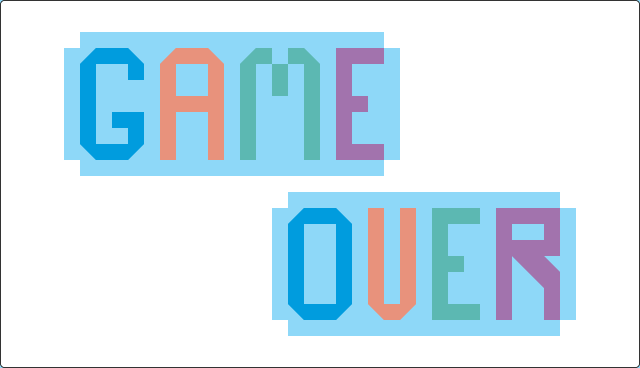

This game map was drawn from its Tiled (.tmx) file and the tilesets committed beside it. A one-line description and the full map source follow:
An orthogonal 40x23 tile map with 16x16 px tiles, 1 tile layer (Background), 2 tilesets.

<map version="1.10" tiledversion="1.10.2" orientation="orthogonal" renderorder="right-down" width="40" height="23" tilewidth="16" tileheight="16" infinite="0" nextlayerid="4" nextobjectid="44">
 <tileset firstgid="1" source="Fundations Activity.tsx" />
 <tileset firstgid="145" source="Activity.tsx" />
 <layer id="1" name="Background" width="40" height="23">
  <properties>
   <property name="BackgroundColor" value="Gray" />
  </properties>
  <data encoding="csv">
1,2,2,2,2,2,2,2,2,2,2,2,2,2,2,2,2,2,2,2,2,2,2,2,2,2,2,2,2,2,2,2,2,2,2,2,2,2,2,3,
17,18,18,18,18,18,18,18,18,18,18,18,18,18,18,18,18,18,18,18,18,18,18,18,18,18,18,18,18,18,18,18,18,18,18,18,18,18,18,19,
17,18,18,18,18,65,65,65,65,65,65,65,65,65,65,65,65,65,65,65,65,65,65,65,18,18,18,18,18,18,18,18,18,18,18,18,18,18,18,19,
17,18,18,18,65,117,67,67,118,65,113,82,82,114,65,115,83,65,83,116,65,66,66,66,65,18,18,18,18,18,18,18,18,18,18,18,18,18,18,19,
17,18,18,18,65,67,65,65,67,65,82,65,65,82,65,83,65,83,65,83,65,66,65,65,65,18,18,18,18,18,18,18,18,18,18,18,18,18,18,19,
17,18,18,18,65,67,65,65,65,65,82,65,65,82,65,83,65,83,65,83,65,66,65,65,65,18,18,18,18,18,18,18,18,18,18,18,18,18,18,19,
17,18,18,18,65,67,65,65,65,65,82,82,82,82,65,83,65,65,65,83,65,66,66,65,65,18,18,18,18,18,18,18,18,18,18,18,18,18,18,19,
17,18,18,18,65,67,65,67,67,65,82,65,65,82,65,83,65,65,65,83,65,66,65,65,65,18,18,18,18,18,18,18,18,18,18,18,18,18,18,19,
17,18,18,18,65,67,65,65,67,65,82,65,65,82,65,83,65,65,65,83,65,66,65,65,65,18,18,18,18,18,18,18,18,18,18,18,18,18,18,19,
17,18,18,18,65,133,67,67,134,65,82,65,65,82,65,83,65,65,65,83,65,66,66,66,65,18,18,18,18,18,18,18,18,18,18,18,18,18,18,19,
17,18,18,18,18,65,65,65,65,65,65,65,65,65,65,65,65,65,65,65,65,65,65,65,18,18,18,18,18,18,18,18,18,18,18,18,18,18,18,19,
17,18,18,18,18,18,18,18,18,18,18,18,18,18,18,18,18,18,18,18,18,18,18,18,18,18,18,18,18,18,18,18,18,18,18,18,18,18,18,19,
17,18,18,18,18,18,18,18,18,18,18,18,18,18,18,18,18,18,65,65,65,65,65,65,65,65,65,65,65,65,65,65,65,65,65,18,18,18,18,19,
17,18,18,18,18,18,18,18,18,18,18,18,18,18,18,18,18,65,117,67,67,118,65,82,65,82,65,83,83,83,65,66,66,66,66,65,18,18,18,19,
17,18,18,18,18,18,18,18,18,18,18,18,18,18,18,18,18,65,67,65,65,67,65,82,65,82,65,83,65,65,65,66,65,65,66,65,18,18,18,19,
17,18,18,18,18,18,18,18,18,18,18,18,18,18,18,18,18,65,67,65,65,67,65,82,65,82,65,83,65,65,65,66,66,66,66,65,18,18,18,19,
17,18,18,18,18,18,18,18,18,18,18,18,18,18,18,18,18,65,67,65,65,67,65,82,65,82,65,83,83,65,65,66,135,66,120,65,18,18,18,19,
17,18,18,18,18,18,18,18,18,18,18,18,18,18,18,18,18,65,67,65,65,67,65,82,65,82,65,83,65,65,65,66,65,135,66,65,18,18,18,19,
17,18,18,18,18,18,18,18,18,18,18,18,18,18,18,18,18,65,67,65,65,67,65,82,65,82,65,83,65,65,65,66,65,65,66,65,18,18,18,19,
17,18,18,18,18,18,18,18,18,18,18,18,18,18,18,18,18,65,133,67,67,134,65,129,82,130,65,83,83,83,65,66,65,65,66,65,18,18,18,19,
17,18,18,18,18,18,18,18,18,18,18,18,18,18,18,18,18,18,65,65,65,65,65,65,65,65,65,65,65,65,65,65,65,65,65,18,18,18,18,19,
17,18,18,18,18,18,18,18,18,18,18,18,18,18,18,18,18,18,18,18,18,18,18,18,18,18,18,18,18,18,18,18,18,18,18,18,18,18,18,19,
33,34,34,34,34,34,34,34,34,34,34,34,34,34,34,34,34,34,34,34,34,34,34,34,34,34,34,34,34,34,34,34,34,34,34,34,34,34,34,35
</data>
 </layer>
</map>
